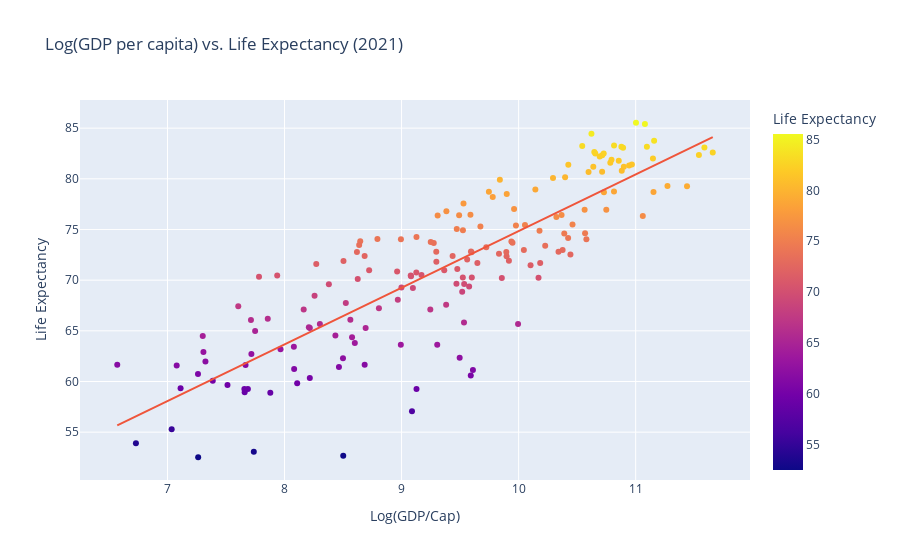

The cell this chart's notebook holds for it:
### Markdown cell above
##### Plotly used below for practice

### Code cell
fig = (
    px.scatter(gdp_le_2021,
               x="Log(GDP/Cap)",
               y="Life Expectancy",
               title='Log(GDP per capita) vs. Life Expectancy (2021)',
               color='Life Expectancy',
               hover_data=["Log(GDP/Cap)", "Life Expectancy", "Country"],
               trendline='ols')
)
display(fig)

### Figure 1 — Plotly figure (JSON) as saved in the notebook; plotly's stock layout.template omitted (floating-point values rounded to 4 significant figures; data arrays with more than 128 entries replaced by an {"elided": "..."} marker saying what was removed)
{"data": [{"customdata": {"elided": "173x1 str values"}, "hovertemplate": "Log(GDP/Cap)=%{x}<br>Life Expectancy=%{marker.color}<br>Country=%{customdata[0]}<extra></extra>", "legendgroup": "", "marker": {"color": {"elided": "173 float values"}, "coloraxis": "coloraxis", "symbol": "circle"}, "mode": "markers", "name": "", "orientation": "v", "showlegend": false, "type": "scatter", "x": {"elided": "173 float values"}, "xaxis": "x", "y": {"elided": "173 float values"}, "yaxis": "y"}, {"hovertemplate": "<b>OLS trendline</b><br>Life Expectancy = 5.58901 * Log(GDP/Cap) + 18.947<br>R<sup>2</sup>=0.716689<br><br>Log(GDP/Cap)=%{x}<br>Life Expectancy=%{y} <b>(trend)</b><extra></extra>", "legendgroup": "", "marker": {"symbol": "circle"}, "mode": "lines", "name": "", "showlegend": false, "type": "scatter", "x": {"elided": "173 float values"}, "xaxis": "x", "y": {"elided": "173 float values"}, "yaxis": "y"}], "layout": {"coloraxis": {"colorbar": {"title": {"text": "Life Expectancy"}}, "colorscale": [[0, "#0d0887"], [0.1111, "#46039f"], [0.2222, "#7201a8"], [0.3333, "#9c179e"], [0.4444, "#bd3786"], [0.5556, "#d8576b"], [0.6667, "#ed7953"], [0.7778, "#fb9f3a"], [0.8889, "#fdca26"], [1, "#f0f921"]]}, "legend": {"tracegroupgap": 0}, "title": {"text": "Log(GDP per capita) vs. Life Expectancy (2021)"}, "xaxis": {"anchor": "y", "domain": [0, 1], "title": {"text": "Log(GDP/Cap)"}}, "yaxis": {"anchor": "x", "domain": [0, 1], "title": {"text": "Life Expectancy"}}}}
